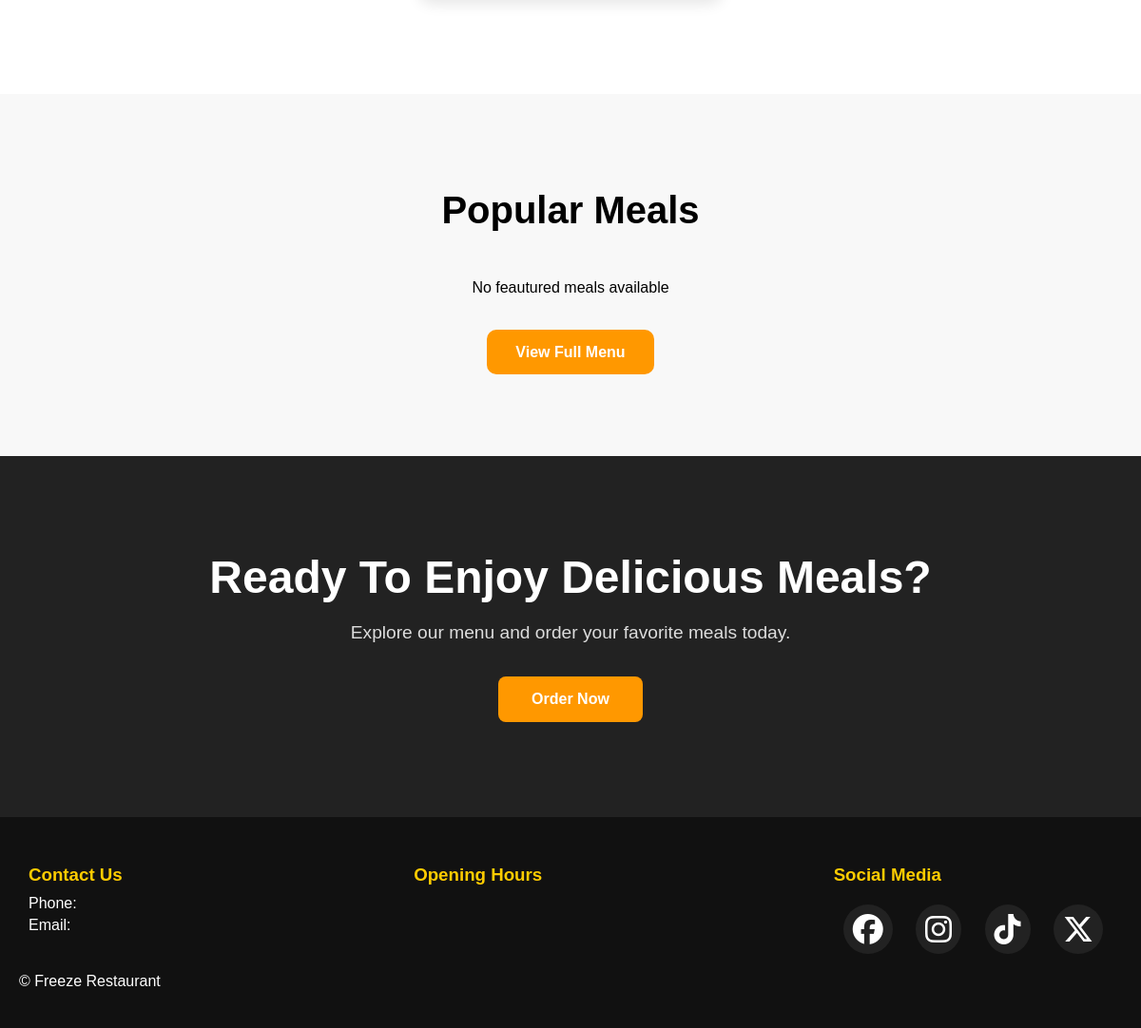
/ (lower part), run on an earlier commit of the app's database.
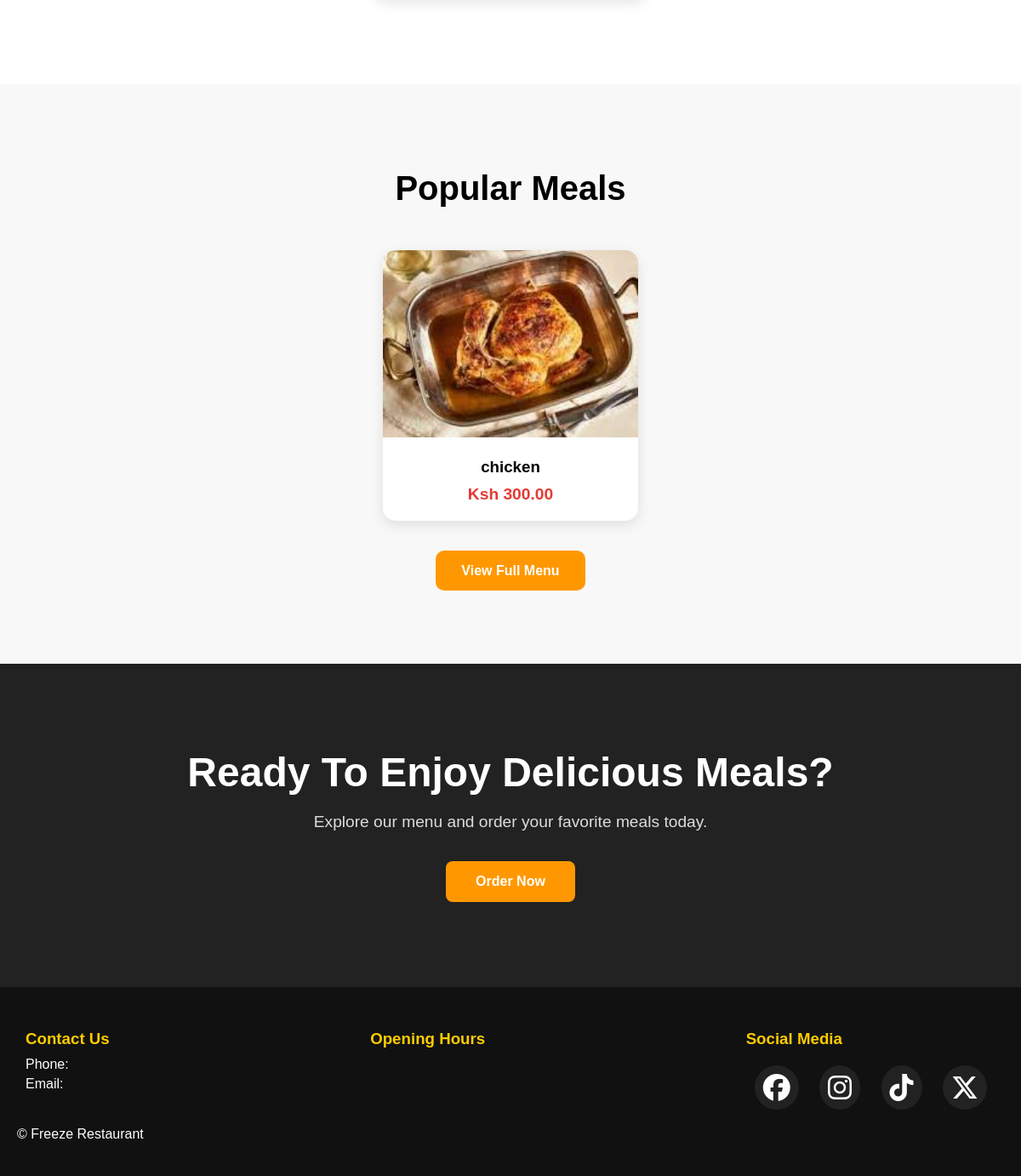
And on a later commit of the database.
### menu/models.py (models this page shows, shortened)
class Food(models.Model):
    category = models.ForeignKey(
        Category,
        on_delete=models.CASCADE,
        related_name="foods"
    )
    name = models.CharField(max_length=200)
    slug = models.SlugField(unique=True)
    description = models.TextField()
    price = models.DecimalField(max_digits=10, decimal_places=2)
    image = models.ImageField(upload_to="foods/")
    available = models.BooleanField(default=True)
    created_at = models.DateTimeField(auto_now_add=True)
    updated_at = models.DateTimeField(auto_now=True)
    featured = models.BooleanField(default=False)

### restaurant/views.py (the view)
# urls.py: 2. Add a URL to urlpatterns:  path('', views.home, name='home')
def home(request):
    featured_foods = Food.objects.filter(
        featured = True,
        available = True,
    )[:3]
    context = {
        'featured_foods': featured_foods
    }
    return render(request, 'home.html', context)

### templates/home.html (shortened to what this page needs)
{% extends 'base.html' %}
{% load static %}
{% block content %}
<section class="services">
</section>
<section class="featured-meals">
    <h2>Popular Meals</h2>
    <div class="meal-container">
        {% for food in featured_foods %}
        <div class="meal-card">
            <img src="{{food.image.url}} " alt="{{ food.name }}">
            <div class="meal-info">
                <h3>{{ food.name }}</h3>
                <p>Ksh {{ food.price }}</p>
            </div>
        </div>
        {% empty %}
        <p>No feautured meals available</p>
        {% endfor %}
    </div>
    <div class="view-menu-area">
        <a href="{% url 'menu' %}" class="view-menu-btn" >
            View Full Menu
        </a>
    </div>
</section>
<section class="cta-section">
    <div class="cta-content">
        <h2>
            Ready To Enjoy Delicious Meals?
        </h2>
        <p>
            Explore our menu and order your favorite meals today.
        </p>
        <a href="{% url 'menu' %}" class="cta-btn">
            Order Now
        </a>
    </div>
</section>
{% endblock %}

What changed in the data, as far as the page shows it:
added Food: image (picture), name "chicken", price "300.00"
Also different on the page:
text no longer shown: "No feautured meals available"
